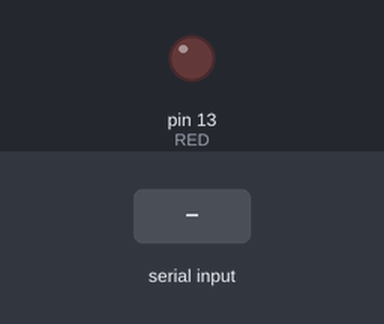
Recording of a sketch running on a simulated Arduino Uno, built with avr-gcc and run on an emulated ATmega328P. Parts: output pins drawn as LEDs (lit = HIGH). Inputs (shaded band) come from the test bench.

Above: at 1.2 s.
1.3 s: "90,45,200\n" received over Serial
At 2.31 s:
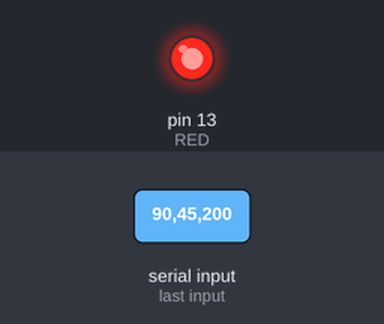
Timing chart, 0 to 4.3 s (numbered marks = the images above; inputs shaded):
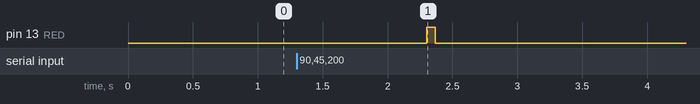

The sketch:

Mir.ino
```cpp
// (licence header left out)
// MIR : MuxPi IR Addon
// This code is responsible for MIR's microcontroller work.
// MIR reads raw code from serial, and sends apropriate IR signal.
#include <IRremote.h>

IRsend irsend;

// Addon LED setup
const int RED = 13;
// Samsung TV remote carrier frequency
const int kHz = 38;
// Samsung TV remote raw data length
const size_t bufferSize = 67;

// sendCode executes IR data transmission.
// During transmission the red led is on to indicate data transfer.
void sendCode(unsigned int *code)
{
  digitalWrite(RED, HIGH);
  irsend.sendRaw(code, bufferSize, kHz);
  digitalWrite(RED, LOW);
}

// processData prepares data and sends apropriate IR signal
//
// FIXME: sendSamsung() from IRremote library does not work properly,
// That is why this workaround is needed.
void processData(String raw)
{
  // For debug purposes
  // Serial.print(raw);
  size_t index = 0;
  // Convert string to unsignet int array
  char *str = (char *)raw.c_str();
  unsigned int arr[bufferSize];
  // Split string
  char *p = strtok(str, ",");

  // Convert raw data (string) to unsigned int array.
  while (p != NULL && index < bufferSize)
  {
    arr[index++] = (unsigned int)atoi(p);
    p = strtok(NULL, ",");
  }
  // Send raw code
  sendCode(arr);
}

void setup()
{
  //LEDs setup
  pinMode(RED, OUTPUT);

  // Serial setup
  Serial.begin(57600);
  Serial.flush();
}

void loop()
{
  while (Serial.available() > 0)
  {
    processData(Serial.readString());
  }
}
```

Measured:
- after the input at 1.3 s, pin 13 (RED): LOW → HIGH after 1.0 s, → LOW 0.07 s later
